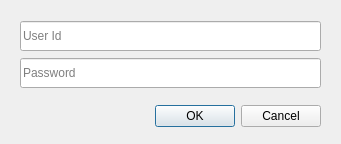
<?xml version="1.0" encoding="UTF-8"?>
<ui version="4.0">
 <class>winLogin</class>
 <widget class="QDialog" name="winLogin">
  <property name="geometry">
   <rect>
    <x>0</x>
    <y>0</y>
    <width>341</width>
    <height>144</height>
   </rect>
  </property>
  <property name="windowTitle">
   <string>Stock Market | Login</string>
  </property>
  <widget class="QDialogButtonBox" name="buttonBox">
   <property name="geometry">
    <rect>
     <x>70</x>
     <y>100</y>
     <width>251</width>
     <height>32</height>
    </rect>
   </property>
   <property name="orientation">
    <enum>Qt::Horizontal</enum>
   </property>
   <property name="standardButtons">
    <set>QDialogButtonBox::Cancel|QDialogButtonBox::Ok</set>
   </property>
  </widget>
  <widget class="QWidget" name="gridLayoutWidget">
   <property name="geometry">
    <rect>
     <x>20</x>
     <y>20</y>
     <width>301</width>
     <height>69</height>
    </rect>
   </property>
   <layout class="QGridLayout" name="gridLayout">
    <item row="0" column="0">
     <widget class="QLineEdit" name="txtUserId">
      <property name="minimumSize">
       <size>
        <width>0</width>
        <height>30</height>
       </size>
      </property>
      <property name="placeholderText">
       <string>User Id</string>
      </property>
     </widget>
    </item>
    <item row="1" column="0">
     <widget class="QLineEdit" name="txtPassword">
      <property name="minimumSize">
       <size>
        <width>0</width>
        <height>30</height>
       </size>
      </property>
      <property name="placeholderText">
       <string>Password</string>
      </property>
     </widget>
    </item>
   </layout>
  </widget>
 </widget>
 <resources/>
 <connections>
  <connection>
   <sender>buttonBox</sender>
   <signal>accepted()</signal>
   <receiver>winLogin</receiver>
   <slot>accept()</slot>
   <hints>
    <hint type="sourcelabel">
     <x>248</x>
     <y>254</y>
    </hint>
    <hint type="destinationlabel">
     <x>157</x>
     <y>274</y>
    </hint>
   </hints>
  </connection>
  <connection>
   <sender>buttonBox</sender>
   <signal>rejected()</signal>
   <receiver>winLogin</receiver>
   <slot>reject()</slot>
   <hints>
    <hint type="sourcelabel">
     <x>316</x>
     <y>260</y>
    </hint>
    <hint type="destinationlabel">
     <x>286</x>
     <y>274</y>
    </hint>
   </hints>
  </connection>
 </connections>
</ui>
